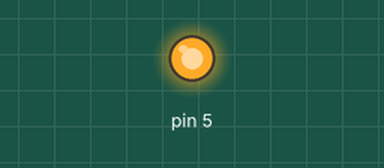
A sketch run on a simulated Arduino Uno, built with avr-gcc and run on an emulated ATmega328P. On the bench: output pins drawn as LEDs (lit = HIGH).

Above: at 0.1 s.
At 39.3 s:
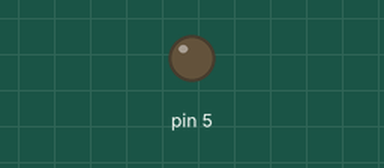
Timing chart, 0 to 44.2 s (numbered marks = the images above):
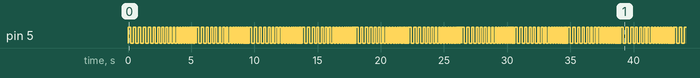

The sketch:

wrong-turn.ino
```cpp
void setup() {
  // initialize digital pin LED_BUILTIN as an output.
  pinMode(5, OUTPUT);
}

// the loop function runs over and over again forever
void loop() {
  for (int i = 0; i < 3; i++) {
    digitalWrite(5, HIGH);
    delay(200);
    digitalWrite(5, LOW);
    delay(200);
  }
  for (int j = 0; j < 10; j++) {
    for (int k = 0; k < 20; k++) {
      digitalWrite(5, HIGH);
      delay(200-k*10);
      digitalWrite(5, LOW);
      delay(200-k*10);
    }
  }
}
```

Measured:
- by itself, pin 5: moves between LOW and HIGH, repeating every 34.0 s
